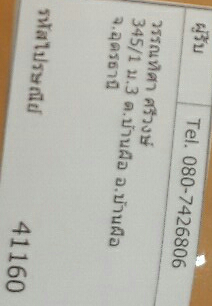
#> input picture useful_python_files/deskew_PCA/1382.png, 212 x 306 px
$ jupyter execute Deskew_f-checkpoint_experiment.ipynb
#> lines starting #> are read from the running program, lines starting #| are printed output that depends on the picture; after the words box and inside, x2 and y2 are one past the last pixel; in counts of white or black regions, pixels touching at a corner belong together
[cell 1]
from PIL import Image
import numpy as np
import cv2
import pandas as pd
import os

[cell 2]
# read in image in greyscale
def getImg(image_path):
    return cv2.imread(image_path)

def getImg_bnw(image_path):
    return cv2.imread(image_path, 0)

def conv_forward(X, stride):

    height_x = X.shape[0]; width_x = X.shape[1]
    height_w = 20; width_w = 20
    opt_arr = np.ones((int(width_x/stride)-4) * (int(height_x/stride)-4)).reshape(int(height_x/stride)-4,
                                                                                int(width_x/stride)-4)

    for i in range(0, width_x-10*stride, stride):
        for j in range(0, height_x-10*stride, stride):

            x,y = i+width_w, j+height_w
            opt_arr[j][i] = np.sum(X[j:y, i:x])
    opt_arr /= np.max(opt_arr)*255
    return opt_arr

# [26 lines of commented-out code are left out]

def binarizeImg(im):
    hsv = cv2.cvtColor(im, cv2.COLOR_BGR2HSV)

    lower_black = np.array([0,0,0])
    upper_black = np.array([150,150,150])

    mask = cv2.inRange(hsv, lower_black, upper_black)
    res = cv2.bitwise_and(im,im, mask= mask)
    ### end of filtering

    im = cv2.cvtColor(res, cv2.COLOR_BGR2GRAY)

    gray = cv2.bitwise_not(im)

    ### guassian blur and otsu thresholding
    gray = cv2.GaussianBlur(gray,(5,5),0)
    thresh_img = cv2.threshold(gray, 0, 255, cv2.THRESH_BINARY | cv2.THRESH_OTSU)[1]

    out = conv_forward(thresh_img, 1)
    x=out.shape[1];y=out.shape[0]
    out = out[:y-10,:x-10]
    thresh_img = cv2.threshold(gray, 0, 255, cv2.THRESH_BINARY | cv2.THRESH_OTSU)[1]
    cv2.imwrite('conv.png',thresh_img)

    return out

def binarizeImg1(im):
    im = cv2.cvtColor(im, cv2.COLOR_BGR2GRAY)

    gray = cv2.bitwise_not(im)

    ### guassian blur and otsu thresholding
    gray = cv2.GaussianBlur(gray,(5,5),0)
    thresh_img = cv2.threshold(gray, 0, 255, cv2.THRESH_BINARY | cv2.THRESH_OTSU)[1]
    cv2.imwrite('binResults.png', thresh_img)
    print(thresh_img.shape)
    return thresh_img


def cvtImageToPoints(binImg):
    Xs = []
    Ys = []
    data = []
    h, w = binImg.shape
    for i in range(h):
        for j in range(w):
            if binImg[i][j] == 0:
                Xs.append(j)
                Ys.append(i)
                data.append([j,i])
    return np.asarray(data), np.asarray(Xs), np.asarray(Ys)

def getFirstComponent(image_path):
    img = getImg(image_path)
    try:
        thresh_img = binarizeImg(img)
        data, Xs, Ys = cvtImageToPoints(thresh_img)
        mean_vec = np.mean(data, axis=0)

        # Calculate the deviations from the mean
        cov_mat = (data - mean_vec).T.dot((data - mean_vec)) / (data.shape[0]-1)
        eig_vals, eig_vecs = np.linalg.eig(cov_mat)
        eig_pairs = [(np.abs(eig_vals[i]), eig_vecs[:,i]) for i in range(len(eig_vals))]
        eig_pairs.sort(key=lambda x: x[0], reverse=True)


        vec_x = [(eig_pairs[0][1][0]+eig_pairs[0][1][0])/2, (eig_pairs[0][1][1]+eig_pairs[1][1][0])/2]
        vec_y = [(eig_pairs[1][1][0]+eig_pairs[0][1][1])/2, (eig_pairs[1][1][1]+eig_pairs[1][1][1])/2]

        first_cpts = [vec_x[0],vec_y[0]] # more robust

        return first_cpts

    except Exception:
        thresh_img = binarizeImg1(img)
        data, Xs, Ys = cvtImageToPoints(thresh_img)
        mean_vec = np.mean(data, axis=0)

        # Calculate the deviations from the mean
        cov_mat = (data - mean_vec).T.dot((data - mean_vec)) / (data.shape[0]-1)
        eig_vals, eig_vecs = np.linalg.eig(cov_mat)
        eig_pairs = [(np.abs(eig_vals[i]), eig_vecs[:,i]) for i in range(len(eig_vals))]
        eig_pairs.sort(key=lambda x: x[0], reverse=True)


        vec_x = [(eig_pairs[0][1][0]+eig_pairs[0][1][0])/2, (eig_pairs[0][1][1]+eig_pairs[1][1][0])/2]
        vec_y = [(eig_pairs[1][1][0]+eig_pairs[0][1][1])/2, (eig_pairs[1][1][1]+eig_pairs[1][1][1])/2]

        first_cpts = [vec_x[0],vec_y[0]] # more robust

        return first_cpts


def isFlipped(thresh_img):
    left = thresh_img[0:thresh_img.shape[0], 0:thresh_img.shape[1]//4]
    right = thresh_img[0:thresh_img.shape[0], (thresh_img.shape[1]-thresh_img.shape[1]//4):thresh_img.shape[1]]
    return len(cvtImageToPoints(left)[0]) < len(cvtImageToPoints(right)[0])

def getAngle(vector):
    from math import atan2, pi
    rad = atan2(vector[1], vector[0])
    deg = rad/(2*pi) * 360
    #print(deg)
    return deg

# angle in degree, positive means clockwise rotation
def rotate_bound(image, angle):
    # grab the dimensions of the image and then determine the
    # center
    (h, w) = image.shape[:2]
    (cX, cY) = (w / 2, h / 2)

    # grab the rotation matrix (applying the negative of the
    # angle to rotate clockwise), then grab the sine and cosine
    # (i.e., the rotation components of the matrix)
    M = cv2.getRotationMatrix2D((cX, cY), -angle, 1.0)
    cos = np.abs(M[0, 0])
    sin = np.abs(M[0, 1])

    # compute the new bounding dimensions of the image
    nW = int((h * sin) + (w * cos))
    nH = int((h * cos) + (w * sin))

    # adjust the rotation matrix to take into account translation
    M[0, 2] += (nW / 2) - cX
    M[1, 2] += (nH / 2) - cY

    # perform the actual rotation and return the image
    return cv2.warpAffine(image, M, (nW, nH),borderMode=0, borderValue=(255,255,255))

def rotateImg(data_path):
    img = getImg(data_path)
#> in getImg, returned value is the input picture: shape (306, 212, 3); mean B, G, R 172.6, 181.7, 182.8
    im = binarizeImg(img)
#> in binarizeImg, `hsv = cv2.cvtColor(im, cv2.COLOR_BGR2HSV)`: hsv: shape (306, 212, 3); mean H, S, V 35.2, 17.7, 184.4
#> in binarizeImg, `mask = cv2.inRange(hsv, lower_black, upper_black)`:
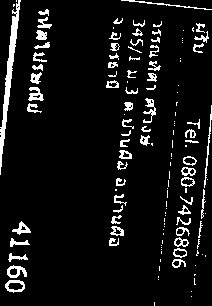
#> mask: shape (306, 212); 7.7% white; 133 white regions (63 under 20 px), largest, box (x1, y1, x2, y2) and area: (0, 0, 21, 175) 819, (7, 265, 27, 278) 138, (121, 0, 212, 10) 131
#> in binarizeImg, `res = cv2.bitwise_and(im,im, mask= mask)`:
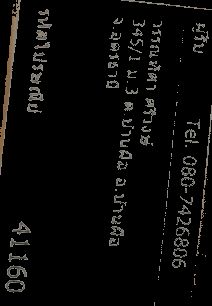
#> res: shape (306, 212, 3); mean B, G, R 8.5, 9.3, 9.7
#> in binarizeImg, `thresh_img = cv2.threshold(gray, 0, 255, cv2.THRESH_BINARY | cv2.THRES..`:
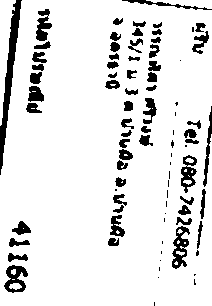
#> thresh_img: shape (306, 212); 88.9% white; 85 black regions (25 under 20 px), largest, box (x1, y1, x2, y2) and area: (0, 0, 22, 175) 1043, (172, 226, 190, 269) 389, (4, 265, 28, 293) 359
#> after the loop in conv_forward, `for i in range(0, width_x-10*stride, stride):`:
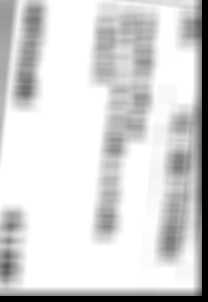
#> opt_arr: shape (302, 208) float64; min 1, max 102000, mean 85225.6; drawn with min black and max white
#> in binarizeImg, `out = out[:y-10,:x-10]`:
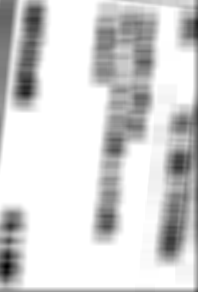
#> out: shape (292, 198) float64; min 0.00133, max 0.00392, mean 0.00348; drawn with min black and max white
    first_cpts = getFirstComponent(data_path)
#> in getFirstComponent, `data, Xs, Ys = cvtImageToPoints(thresh_img)`: data = empty array
#> in getFirstComponent, `mean_vec = np.mean(data, axis=0)`: mean_vec = nan
#> in getFirstComponent, `cov_mat = (data - mean_vec).T.dot((data - mean_vec)) / (data.shape[0]-1)`: cov_mat = 0
#> in binarizeImg1, `im = cv2.cvtColor(im, cv2.COLOR_BGR2GRAY)`:
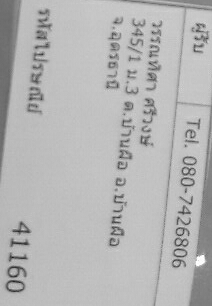
#> im: shape (306, 212); min 25, max 255, mean 180.9
#> in binarizeImg1, `gray = cv2.GaussianBlur(gray,(5,5),0)`:
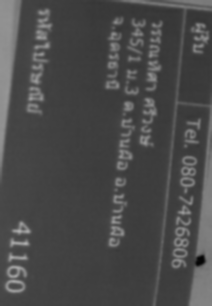
#> gray: shape (306, 212); min 3, max 173, mean 74.1
#> in binarizeImg1, `thresh_img = cv2.threshold(gray, 0, 255, cv2.THRESH_BINARY | cv2.THRES..`:
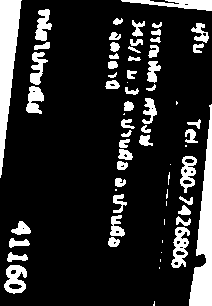
#> thresh_img: shape (306, 212); 16.4% white; 67 white regions (15 under 20 px), largest, box (x1, y1, x2, y2) and area: (189, 104, 212, 306) 2168, (0, 0, 22, 178) 2027, (121, 0, 212, 11) 532
#| (306, 212)
#> in getFirstComponent, `data, Xs, Ys = cvtImageToPoints(thresh_img)`: data = 54226 pairs, first value 0 to 211, second value 0 to 305
#> in getFirstComponent, `mean_vec = np.mean(data, axis=0)`: mean_vec = [103.8, 155.6]
#> in getFirstComponent, `cov_mat = (data - mean_vec).T.dot((data - mean_vec)) / (data.shape[0]-1)`: cov_mat = [[3231.6, -470.2], [-470.2, 7554.2]]
#> in getFirstComponent, `eig_vals, eig_vecs = np.linalg.eig(cov_mat)`: eig_vals = [3181.1, 7604.8]; eig_vecs = [[-0.994, 0.107], [-0.107, -0.994]]
#> in getFirstComponent, `eig_pairs = [(np.abs(eig_vals[i]), eig_vecs[:,i]) for i in range(len(e..`: eig_pairs = [(3181.1, [-0.994, -0.107]), (7604.8, [0.107, -0.994])]
#> in getFirstComponent, `vec_x = [(eig_pairs[0][1][0]+eig_pairs[0][1][0])/2, (eig_pairs[0][1][1..`: vec_x = [0.107, -0.994]
#> in getFirstComponent, `vec_y = [(eig_pairs[1][1][0]+eig_pairs[0][1][1])/2, (eig_pairs[1][1][1..`: vec_y = [-0.994, -0.107]
#> in getFirstComponent, `first_cpts = [vec_x[0],vec_y[0]]`: first_cpts = [0.107, -0.994]
#> first_cpts = [0.107, -0.994]

# [4 lines of commented-out code are left out]

    rotated = rotate_bound(img, getAngle(first_cpts))
#> in getAngle, `rad = atan2(vector[1], vector[0])`: rad = -1.46
#> in getAngle, `deg = rad/(2*pi) * 360`: deg = -83.86
#> in rotate_bound, `(h, w) = image.shape[:2]`: h = 306; w = 212
#> in rotate_bound, `(cX, cY) = (w / 2, h / 2)`: cX = 106; cY = 153
#> in rotate_bound, `M = cv2.getRotationMatrix2D((cX, cY), -angle, 1.0)`: M = [[0.107, 0.994, -57.45], [-0.994, 0.107, 242]]
#> in rotate_bound, `cos = np.abs(M[0, 0])`: cos = 0.107
#> in rotate_bound, `sin = np.abs(M[0, 1])`: sin = 0.994
#> in rotate_bound, `nW = int((h * sin) + (w * cos))`: nW = 326
#> in rotate_bound, `nH = int((h * cos) + (w * sin))`: nH = 243
#> in rotate_bound, `return cv2.warpAffine(image, M, (nW, nH),borderMode=0, borderValue=(25..`:
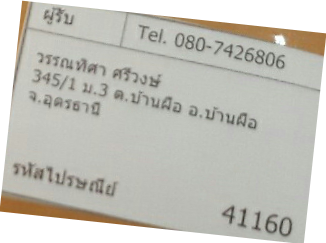
#> returned value: shape (243, 326, 3); mean of channels 0, 1, 2 187.6, 195, 195.9; drawn as B, G, R

    return rotated

[cell 3]
rotated = rotateImg('1382.png')
cv2.imwrite('results.png',rotated)
#> Out = True

[cell 4]
im = cv2.imread('1382.png')
hsv = cv2.cvtColor(im, cv2.COLOR_BGR2HSV)

lower_black = np.array([0,0,0])
upper_black = np.array([150,150,150])

mask = cv2.inRange(hsv, lower_black, upper_black)
res = cv2.bitwise_and(im,im, mask= mask)
### end of filtering

im = cv2.cvtColor(res, cv2.COLOR_BGR2GRAY)

gray = cv2.bitwise_not(im)

### guassian blur and otsu thresholding
gray = cv2.GaussianBlur(gray,(5,5),0)
thresh_img = cv2.threshold(gray, 0, 255, cv2.THRESH_BINARY | cv2.THRESH_OTSU)[1]
print(thresh_img.shape)
#| (306, 212)

[cell 5]
W = np.ones(400).reshape(20,20)

[cell 6]
out = conv_forward(thresh_img, 1)

[cell 7]
x=out.shape[1];y=out.shape[0]
#> after `x = out.shape[1]`: x = 208
#> after `y = out.shape[0]`: y = 302
out = out[:x-40,:y]
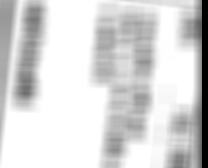
#> out: shape (168, 208) float64; min 3.84e-08, max 0.00392, mean 0.00329; drawn with min black and max white

[cell 8]
cv2.imwrite('conv.png',out/np.max(out)*255)
#> Out = True

[cell 9]
out.shape
#> Out = (168, 208)

$ run again, with useful_python_files/deskew_PCA/1096.png copied over useful_python_files/deskew_PCA/1382.png
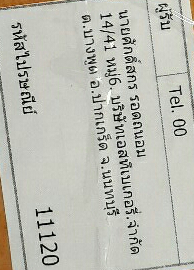
#> input picture useful_python_files/deskew_PCA/1096.png, 194 x 270 px
#> in getImg, returned value is the input picture: shape (270, 194, 3); mean B, G, R 180.4, 189.2, 188.4
#> hsv: shape (270, 194, 3); mean H, S, V 36.9, 17.8, 190.3
#> in binarizeImg, `mask = cv2.inRange(hsv, lower_black, upper_black)`:
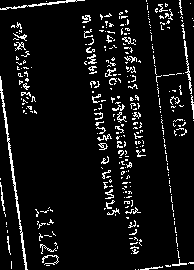
#> mask: shape (270, 194); 7.3% white in thin lines or dots
#> in getFirstComponent, `data, Xs, Ys = cvtImageToPoints(thresh_img)`: data = empty array
#> in getFirstComponent, `mean_vec = np.mean(data, axis=0)`: mean_vec = nan
#> in getFirstComponent, `cov_mat = (data - mean_vec).T.dot((data - mean_vec)) / (data.shape[0]-1)`: cov_mat = 0
#| (270, 194)
#> in getFirstComponent, `data, Xs, Ys = cvtImageToPoints(thresh_img)`: data = 44725 pairs, first value 0 to 193, second value 0 to 269
#> in getFirstComponent, `mean_vec = np.mean(data, axis=0)`: mean_vec = [98.36, 136.2]
#> in getFirstComponent, `cov_mat = (data - mean_vec).T.dot((data - mean_vec)) / (data.shape[0]-1)`: cov_mat = [[3064.8, 136.6], [136.6, 5948.6]]
#> eig_vals = [3058.4, 5955.1]; eig_vecs = [[-0.999, -0.0472], [0.0472, -0.999]]
#> eig_pairs = [(3058.4, [-0.999, 0.0472]), (5955.1, [-0.0472, -0.999])]
#> vec_x = [-0.0472, -0.999]
#> vec_y = [-0.999, 0.0472]
#> in getFirstComponent, `first_cpts = [vec_x[0],vec_y[0]]`: first_cpts = [-0.0472, -0.999]
#> rad = -1.62
#> deg = -92.71
#> in rotate_bound, `(h, w) = image.shape[:2]`: h = 270; w = 194
#> cX = 97; cY = 135
#> M = [[-0.0472, 0.999, -33.27], [-0.999, -0.0472, 238.3]]
#> cos = 0.0472
#> sin = 0.999
#> nW = 278
#> nH = 206
#> `cv2.imwrite('results.png',rotated)`: Out = True
#| (270, 194)
#> `out = out[:x-40,:y]`:
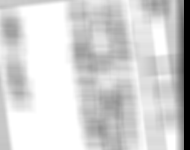
#> out: shape (150, 190) float64; min 3.84e-08, max 0.00392, mean 0.00323; drawn with min black and max white

$ run again, with useful_python_files/deskew_PCA/1263.png copied over useful_python_files/deskew_PCA/1382.png
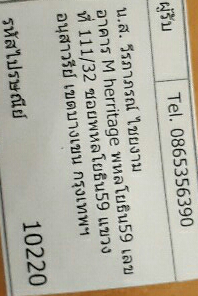
#> input picture useful_python_files/deskew_PCA/1263.png, 198 x 296 px
#> in getImg, returned value is the input picture: shape (296, 198, 3); mean B, G, R 165.8, 177.4, 178.4
#> hsv: shape (296, 198, 3); mean H, S, V 33.4, 22.7, 179.9
#> mask: shape (296, 198); 11.7% white in thin lines or dots
#> in getFirstComponent, `data, Xs, Ys = cvtImageToPoints(thresh_img)`: data = empty array
#> in getFirstComponent, `mean_vec = np.mean(data, axis=0)`: mean_vec = nan
#> in getFirstComponent, `cov_mat = (data - mean_vec).T.dot((data - mean_vec)) / (data.shape[0]-1)`: cov_mat = 0
#| (296, 198)
#> in getFirstComponent, `data, Xs, Ys = cvtImageToPoints(thresh_img)`: data = 46631 pairs, first value 0 to 197, second value 0 to 295
#> in getFirstComponent, `mean_vec = np.mean(data, axis=0)`: mean_vec = [99.43, 146.4]
#> in getFirstComponent, `cov_mat = (data - mean_vec).T.dot((data - mean_vec)) / (data.shape[0]-1)`: cov_mat = [[3134, 119.9], [119.9, 6879.9]]
#> eig_vals = [3130.2, 6883.7]; eig_vecs = [[-0.999, -0.0319], [0.0319, -0.999]]
#> eig_pairs = [(3130.2, [-0.999, 0.0319]), (6883.7, [-0.0319, -0.999])]
#> vec_x = [-0.0319, -0.999]
#> vec_y = [-0.999, 0.0319]
#> in getFirstComponent, `first_cpts = [vec_x[0],vec_y[0]]`: first_cpts = [-0.0319, -0.999]
#> rad = -1.6
#> deg = -91.83
#> in rotate_bound, `(h, w) = image.shape[:2]`: h = 296; w = 198
#> cX = 99; cY = 148
#> M = [[-0.0319, 0.999, -45.76], [-0.999, -0.0319, 251.7]]
#> cos = 0.0319
#> sin = 0.999
#> nW = 302
#> nH = 207
#> `cv2.imwrite('results.png',rotated)`: Out = True
#| (296, 198)
#> `out = out[:x-40,:y]`:
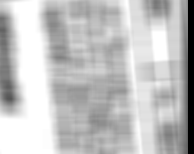
#> out: shape (154, 194) float64; min 3.84e-08, max 0.00392, mean 0.00296; drawn with min black and max white
